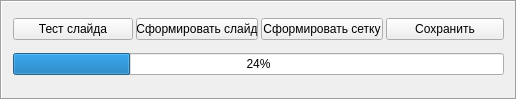
     <widget class="QFrame" name="gridFrame">
      <property name="sizePolicy">
       <sizepolicy hsizetype="MinimumExpanding" vsizetype="Preferred">
        <horstretch>0</horstretch>
        <verstretch>0</verstretch>
       </sizepolicy>
      </property>
      <property name="frameShape">
       <enum>QFrame::Box</enum>
      </property>
      <property name="frameShadow">
       <enum>QFrame::Sunken</enum>
      </property>
      <layout class="QGridLayout" name="gridLayout_3">
       <property name="topMargin">
        <number>6</number>
       </property>
       <property name="spacing">
        <number>3</number>
       </property>
       <item row="0" column="1">
        <widget class="QPushButton" name="createSlidePushButton">
         <property name="sizePolicy">
          <sizepolicy hsizetype="Preferred" vsizetype="Fixed">
           <horstretch>0</horstretch>
           <verstretch>0</verstretch>
          </sizepolicy>
         </property>
         <property name="maximumSize">
          <size>
           <width>118</width>
           <height>16777215</height>
          </size>
         </property>
         <property name="styleSheet">
          <string notr="true">min-width:120px;</string>
         </property>
         <property name="text">
          <string>Cформировать слайд</string>
         </property>
        </widget>
       </item>
       <item row="0" column="0">
        <widget class="QPushButton" name="makeTestPushButton">
         <property name="sizePolicy">
          <sizepolicy hsizetype="Preferred" vsizetype="Fixed">
           <horstretch>0</horstretch>
           <verstretch>0</verstretch>
          </sizepolicy>
         </property>
         <property name="minimumSize">
          <size>
           <width>120</width>
           <height>0</height>
          </size>
         </property>
         <property name="maximumSize">
          <size>
           <width>118</width>
           <height>16777215</height>
          </size>
         </property>
         <property name="text">
          <string>Тест слайда</string>
         </property>
         <property name="autoDefault">
          <bool>false</bool>
         </property>
         <property name="default">
          <bool>false</bool>
         </property>
         <property name="flat">
          <bool>false</bool>
         </property>
        </widget>
       </item>
       <item row="0" column="2">
        <widget class="QPushButton" name="createGridPushButton">
         <property name="sizePolicy">
          <sizepolicy hsizetype="Preferred" vsizetype="Fixed">
           <horstretch>0</horstretch>
           <verstretch>0</verstretch>
          </sizepolicy>
         </property>
         <property name="maximumSize">
          <size>
           <width>118</width>
           <height>16777215</height>
          </size>
         </property>
         <property name="styleSheet">
          <string notr="true">min-width:120px;</string>
         </property>
         <property name="text">
          <string>Сформировать сетку</string>
         </property>
        </widget>
       </item>
       <item row="0" column="3">
        <widget class="QPushButton" name="savePushButton">
         <property name="sizePolicy">
          <sizepolicy hsizetype="Preferred" vsizetype="Fixed">
           <horstretch>0</horstretch>
           <verstretch>0</verstretch>
          </sizepolicy>
         </property>
         <property name="minimumSize">
          <size>
           <width>120</width>
           <height>0</height>
          </size>
         </property>
         <property name="maximumSize">
          <size>
           <width>118</width>
           <height>16777215</height>
          </size>
         </property>
         <property name="styleSheet">
          <string notr="true">min-width:116px;</string>
         </property>
         <property name="text">
          <string>Сохранить</string>
         </property>
        </widget>
       </item>
       <item row="2" column="0" colspan="4">
        <widget class="QProgressBar" name="progressBar">
         <property name="sizePolicy">
          <sizepolicy hsizetype="Expanding" vsizetype="Fixed">
           <horstretch>0</horstretch>
           <verstretch>0</verstretch>
          </sizepolicy>
         </property>
         <property name="value">
          <number>24</number>
         </property>
        </widget>
       </item>
      </layout>
     </widget>
